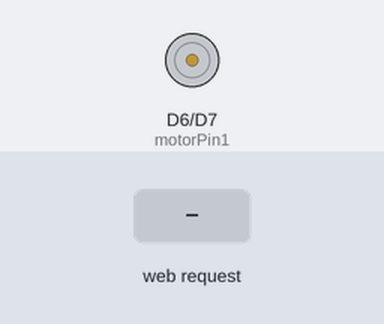
The sketch below on a simulated ESP8266 (NodeMCU). Shown: motor-driver pin pairs drawn as motors (green arrow = first pin HIGH = forward, orange = second pin HIGH = backward, longer = more drive, scaled by the enable pin). The inputs (shaded band) are chosen by the test bench. WiFi joins after 1.5 s; servers stay silent unless stated; what the sketch prints to the serial monitor is not drawn.

Above: at 3.2 s.
3.3 s: HTTP request GET /control?action=forward received
4.8 s: HTTP request GET /control?action=reverse received
6.3 s: HTTP request GET /speed?value=1 received
At 7.5 s:
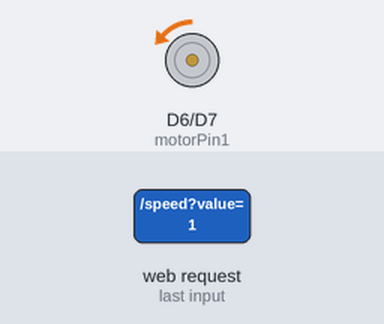
7.8 s: HTTP request GET /speed?value=120 received
At 8.8 s:
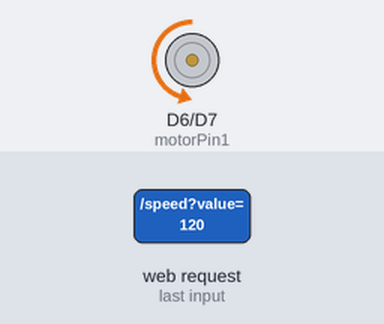
9.3 s: HTTP request GET /control?action=forward received
At 9.9 s:
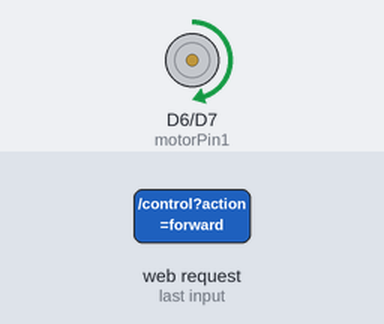
10.8 s: HTTP request GET /speed?action=1&value=1 received
At 12.2 s:
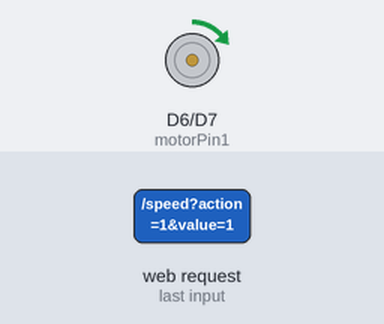
Timing chart, 0 to 13.3 s (numbered marks = the images above; inputs shaded):
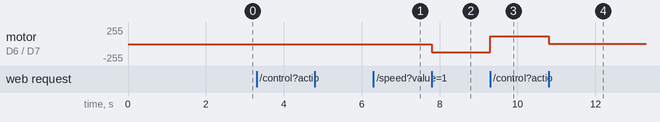

Measured:
- after the input at 6.3 s, motor on D6 (motorPin1) / D7 (motorPin2): stopped → backward 1/255 at once
- after the input at 7.8 s, motor on D6 (motorPin1) / D7 (motorPin2): backward 1/255 → backward 120/255 at once
- after the input at 9.3 s, motor on D6 (motorPin1) / D7 (motorPin2): backward 120/255 → forward 120/255 at once
- after the input at 10.8 s, motor on D6 (motorPin1) / D7 (motorPin2): forward 120/255 → forward 1/255 at once

The sketch:

Joystick_DCMotor.ino
```cpp
#include <ESP8266WiFi.h>
#include <ESPAsyncWebServer.h>

// WiFi Credentials
const char* ssid = "ASPIRE";
const char* password = "12345678";

// DC Motor control pins
#define motorPin1 D6
#define motorPin2 D7
#define motorSpeedPin D8 // PWM pin for speed control

// Joystick pins
#define joystickXPin A0  // Analog pin for X-axis
#define joystickSWPin D5 // Digital pin for button SW

// Create Web Server
AsyncWebServer server(80);

// HTML interface
const char index_html[] PROGMEM = R"rawliteral(
<!DOCTYPE HTML><html>
<head>
  <title>DC Motor and Joystick Control</title>
  <style>
    button, input { font-size: 20px; padding: 10px; margin: 10px; }
    #joystick-values { font-size: 18px; margin-top: 20px; }
  </style>
</head>
<body>
  <h1>DC Motor and Joystick Control</h1>
  <button onclick="sendData('forward')">Rotate Forward</button>
  <button onclick="sendData('reverse')">Rotate Reverse</button>
  <input type="range" min="0" max="255" value="0" id="speedSlider" oninput="updateSpeed(this.value)">
  <h3 id="status">Status: Waiting...</h3>

  <div id="joystick-values">
    <p><strong>Joystick X Value:</strong> <span id="joystickXValue">0</span></p>
    <p><strong>Joystick Button:</strong> <span id="joystickSWValue">Released</span></p>
  </div>

  <script>
    function sendData(action) {
      fetch(`/control?action=${action}`)
      .then(response => response.text())
      .then(data => {
        document.getElementById("status").innerHTML = "Status: " + data;
      });
    }

    function updateSpeed(speed) {
      fetch(`/speed?value=${speed}`)
      .then(response => response.text())
      .then(data => {
        document.getElementById("status").innerHTML = "Speed: " + data;
      });
    }

    // Function to get Joystick data
    function updateJoystickData() {
      fetch('/joystick_data')
      .then(response => response.json())
      .then(data => {
        document.getElementById("joystickXValue").innerText = data.joystickXValue;
        document.getElementById("joystickSWValue").innerText = data.joystickSWValue ? "Pressed" : "Released";
      });
    }

    setInterval(updateJoystickData, 200);  // Update joystick data every 0.2 seconds
  </script>
</body>
</html>
)rawliteral";

// Handle DC Motor Control
void handleMotorControl(AsyncWebServerRequest *request) {
  if (request->hasParam("action")) {
    String action = request->getParam("action")->value();

    if (action == "forward") {
      // Rotate motor forward
      digitalWrite(motorPin1, HIGH);
      digitalWrite(motorPin2, LOW);
      request->send(200, "text/plain", "Motor rotating forward");
    } else if (action == "reverse") {
      // Rotate motor reverse
      digitalWrite(motorPin1, LOW);
      digitalWrite(motorPin2, HIGH);
      request->send(200, "text/plain", "Motor rotating reverse");
    }
  } else {
    request->send(400, "text/plain", "Bad Request");
  }
}

// Handle Motor Speed Control
void handleMotorSpeed(AsyncWebServerRequest *request) {
  if (request->hasParam("value")) {
    int speed = request->getParam("value")->value().toInt();
    analogWrite(motorSpeedPin, speed);
    request->send(200, "text/plain", String(speed));
  } else {
    request->send(400, "text/plain", "Bad Request");
  }
}

// Handle sending Joystick data
void handleJoystickData(AsyncWebServerRequest *request) {
  int joystickXValue = analogRead(joystickXPin);       // Read X-axis value
  bool joystickSWValue = !digitalRead(joystickSWPin); // Read SW value (active LOW)

  // Send the joystick data as JSON
  String json = "{";
  json += "\"joystickXValue\":" + String(joystickXValue) + ",";
  json += "\"joystickSWValue\":" + String(joystickSWValue);
  json += "}";

  request->send(200, "application/json", json);
}

void setup() {
  // Serial for debugging
  Serial.begin(115200);

  // Connect to WiFi
  WiFi.begin(ssid, password);
  while (WiFi.status() != WL_CONNECTED) {
    delay(1000);
    Serial.println("Connecting to WiFi...");
  }
  Serial.println("WiFi connected!");
  Serial.println(WiFi.localIP());

  // Initialize motor control pins
  pinMode(motorPin1, OUTPUT);
  pinMode(motorPin2, OUTPUT);
  pinMode(motorSpeedPin, OUTPUT);
  digitalWrite(motorPin1, LOW);
  digitalWrite(motorPin2, LOW);  // Motor off initially

  // Initialize joystick pins
  pinMode(joystickSWPin, INPUT_PULLUP);

  // Define server routes
  server.on("/", HTTP_GET, [](AsyncWebServerRequest *request) {
    request->send_P(200, "text/html", index_html);
  });

  server.on("/control", HTTP_GET, handleMotorControl);

  server.on("/speed", HTTP_GET, handleMotorSpeed);

  server.on("/joystick_data", HTTP_GET, handleJoystickData);

  // Start server
  server.begin();
}

void loop() {
  // Nothing needed in loop as everything is handled via server
}
```
